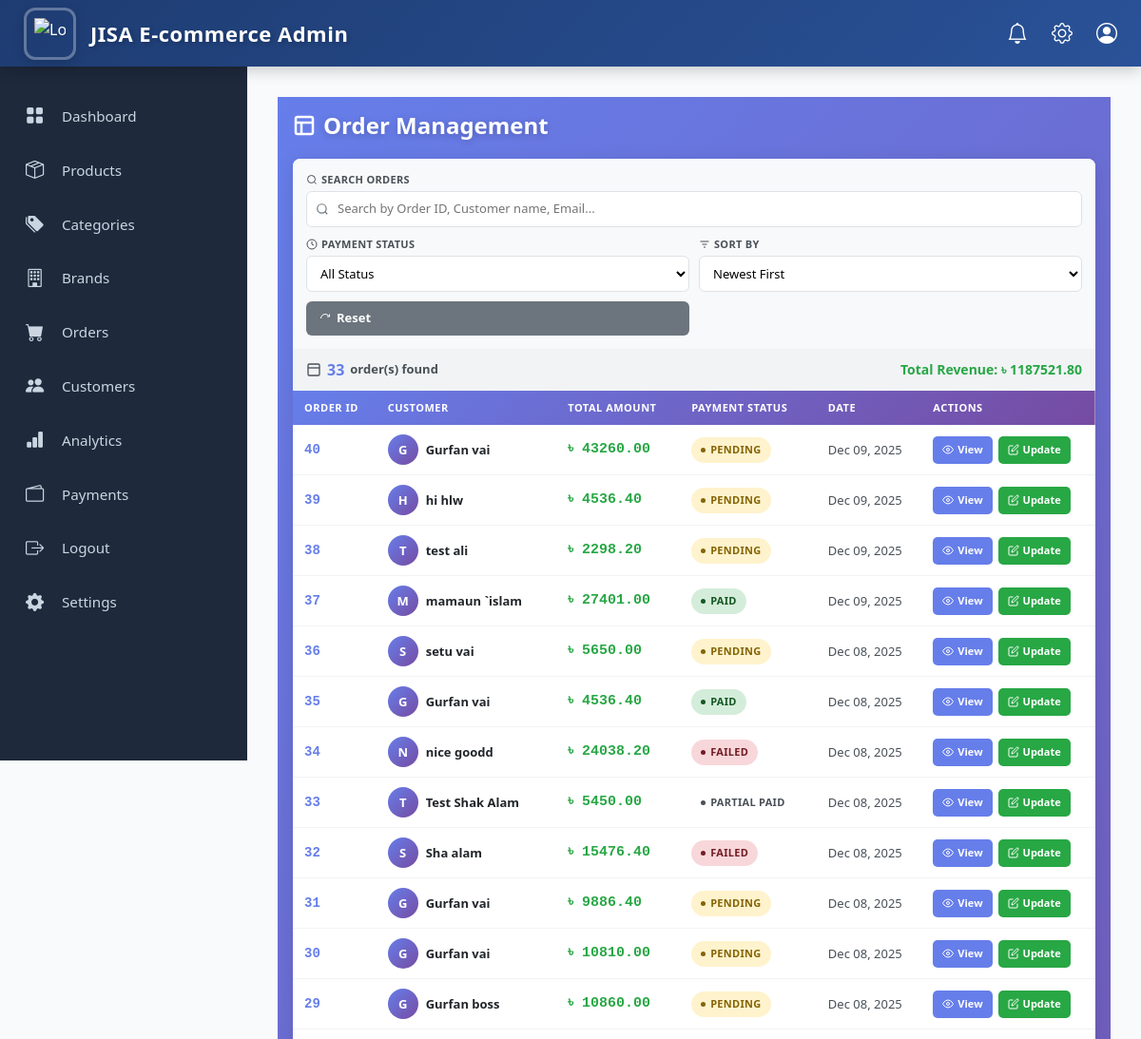
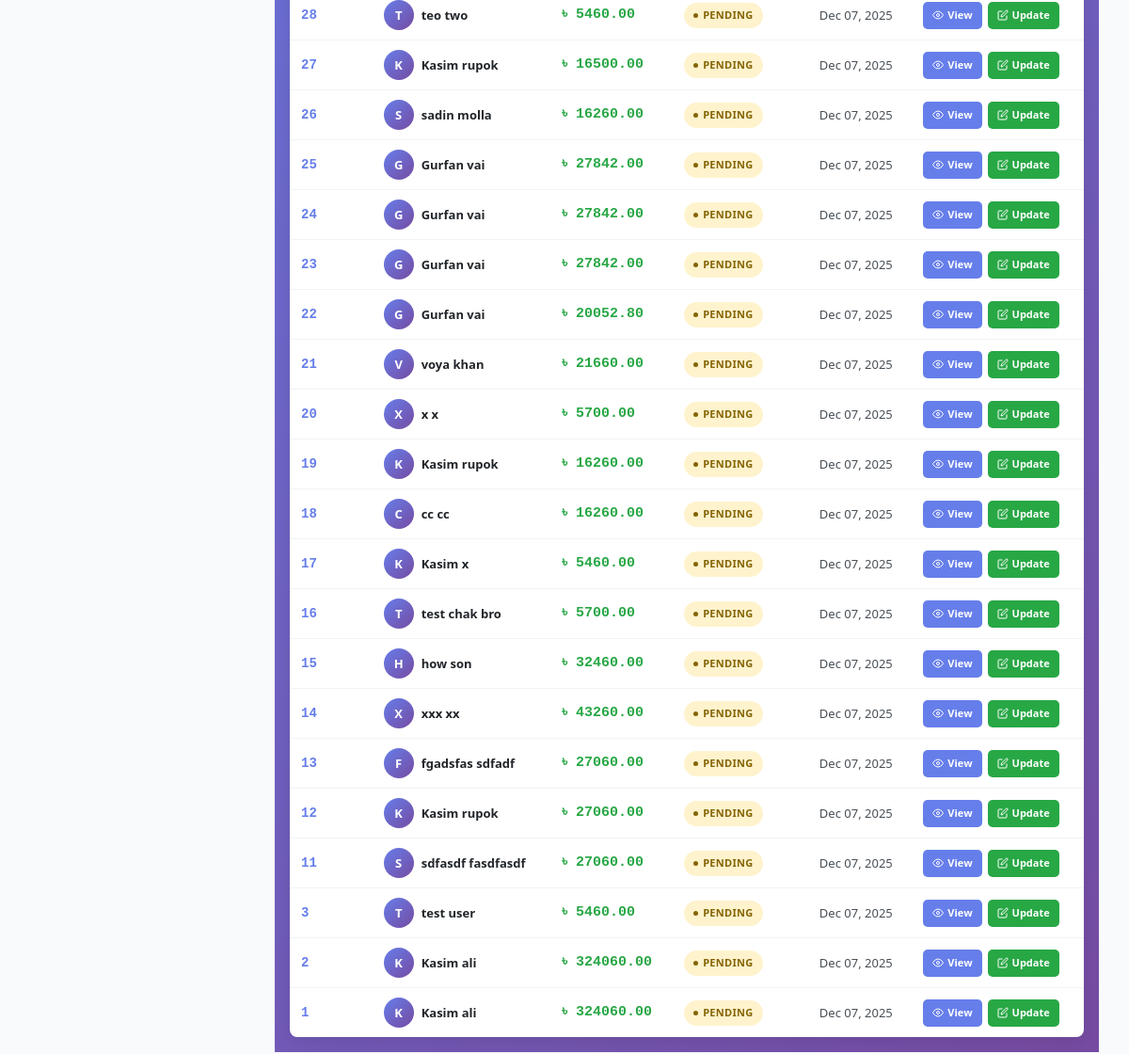
The page /adminpanel/orders/ (signed in) on the database its author committed (2 pictures, top to bottom).
### core/models.py (models this page shows, shortened)
class Order(models.Model):
    user = models.ForeignKey(settings.AUTH_USER_MODEL,on_delete=models.SET_NULL,null=True, blank=True )
    first_name = models.CharField(max_length=100)
    last_name = models.CharField(max_length=100)
    address = models.TextField()
    mobile = models.CharField(max_length=20)
    email = models.EmailField()
    upazila = models.CharField(max_length=100)
    district = models.CharField(max_length=100)
    comment = models.TextField(blank=True, null=True)
    delivery_method = models.CharField(max_length=50)
    delivery_charge = models.FloatField(default=0)
    payment_method = models.CharField(max_length=50)
    payment_status = models.CharField(
        max_length=20,
        choices=(
            ("pending", "Pending"),
            ("paid", "Paid"),
            ("failed", "Failed"),
            ("partial paid", "partial Paid"),
        ),
        default="pending"
    )
    payment_transaction_id = models.CharField(max_length=100, blank=True, null=True)
    amount_paid = models.FloatField(default=0)  # How much customer has paid
    subtotal = models.FloatField()
    discount = models.FloatField(default=0)
    total = models.FloatField()
    created_at = models.DateTimeField(auto_now_add=True)

### admin_panel/views.py (the view, shortened to what this page needs)
# urls.py: path("orders/", views.admin_order_list, name="admin_order_list"),
@superuser_required
def admin_order_list(request):
    orders = Order.objects.select_related('user').prefetch_related('items').all()
    search_query = request.GET.get('search', '').strip()
    status_filter = request.GET.get('status', '').strip()
    if status_filter:
        orders = orders.filter(payment_status=status_filter)
    sort_by = request.GET.get('sort', '-created_at')
    valid_sorts = ['-created_at', 'created_at', '-total', 'total', '-id', 'id']
    if sort_by in valid_sorts:
        orders = orders.order_by(sort_by)
    else:
        orders = orders.order_by('-created_at')
    total_revenue = orders.aggregate(Sum('total'))['total__sum'] or 0
    context = {
        'orders': orders,
        'total_revenue': total_revenue,
    }
    return render(request, 'order/admin_order_list.html', context)

### admin_panel/views.py (called while the page is built)
def superuser_required(view_func):
    return user_passes_test(lambda u: u.is_superuser)(view_func)

### core/context_processors.py (called while the page is built)
def categories_menu(request):
    categories = Category.objects.filter(parent__isnull=True).prefetch_related('children')
    return {'menu_categories': categories}

### admin_panel/templates/order/admin_order_list.html (shortened to what this page needs)
{% extends 'admin-base.html' %}
{% block content %}
<div class="orders-container">
  <div class="orders-header">
    <h2 class="orders-title">
      <svg width="24" height="24" viewBox="0 0 24 24" fill="none" stroke="currentColor" stroke-width="2.5">
        <rect x="3" y="3" width="18" height="18" rx="2"/>
        <path d="M3 9h18M9 21V9"/>
      </svg>
      Order Management
    </h2>
  </div>
  <div class="orders-card">
    <div class="filters-section">
      <form method="get" id="filterForm">
        <div class="filters-grid">
          <div class="filter-group">
            <label class="filter-label">
              <svg width="12" height="12" viewBox="0 0 24 24" fill="none" stroke="currentColor" stroke-width="2">
                <circle cx="11" cy="11" r="8"/>
                <path d="m21 21-4.35-4.35"/>
              </svg>
              Search Orders
            </label>
            <div class="search-wrapper">
              <input type="text" name="search" class="search-input" placeholder="Search by Order ID, Customer name, Email..." value="{{ request.GET.search }}">
            </div>
          </div>
          <div class="filter-group">
            <label class="filter-label">
              <svg width="12" height="12" viewBox="0 0 24 24" fill="none" stroke="currentColor" stroke-width="2">
                <circle cx="12" cy="12" r="10"/>
                <path d="M12 6v6l4 2"/>
              </svg>
              Payment Status
            </label>
            <select name="status" class="filter-select" onchange="document.getElementById('filterForm').submit()">
              <option value="">All Status</option>
            </select>
          </div>
          <div class="filter-group">
            <label class="filter-label">
              <svg width="12" height="12" viewBox="0 0 24 24" fill="none" stroke="currentColor" stroke-width="2">
                <path d="M3 6h18M7 12h10M10 18h4"/>
              </svg>
              Sort By
            </label>
            <select name="sort" class="filter-select" onchange="document.getElementById('filterForm').submit()">
              <option value="-created_at" {% if request.GET.sort == '-created_at' or not request.GET.sort %}selected{% endif %}>Newest First</option>
            </select>
          </div>
          <button type="button" class="btn-reset" onclick="window.location.href='{{ request.path }}'">
            <svg width="12" height="12" viewBox="0 0 24 24" fill="none" stroke="currentColor" stroke-width="2">
              <path d="M3 12a9 9 0 0 1 9-9 9.75 9.75 0 0 1 6.74 2.74L21 8"/>
              <path d="M21 3v5h-5"/>
            </svg>
            Reset
          </button>
        </div>
      </form>
    </div>
    <div class="stats-bar">
      <span class="total-orders">
        <svg width="16" height="16" viewBox="0 0 24 24" fill="none" stroke="currentColor" stroke-width="2" style="display: inline; vertical-align: middle;">
          <rect x="3" y="3" width="18" height="18" rx="2"/>
          <path d="M3 9h18"/>
        </svg>
        <strong>{{ orders.count }}</strong> order(s) found
      </span>
      <span class="total-revenue">
        Total Revenue: ৳ {{ total_revenue|floatformat:2 }}
      </span>
    </div>
    <div class="table-wrapper">
      {% if orders %}
      <table class="orders-table">
        <thead>
          <tr>
            <th>Order ID</th>
            <th>Customer</th>
            <th>Total Amount</th>
            <th>Payment Status</th>
            <th>Date</th>
            <th>Actions</th>
          </tr>
        </thead>
        <tbody>
          {% for order in orders %}
          <tr>
            <td>
              <span class="order-id">{{ order.id }}</span>
            </td>
            <td>
              <div class="user-info">
                <div class="user-avatar">
                  {{ order.first_name|slice:":1"|upper }}
                </div>
                <span class="user-name">{{ order.first_name }} {{ order.last_name }}</span>
              </div>
            </td>
            <td>
              <span class="price-badge">৳ {{ order.total|floatformat:2 }}</span>
            </td>
            <td>
              <span class="status-badge status-{{ order.payment_status|lower|cut:' ' }}">
                <span class="status-dot"></span>
                {{ order.payment_status|title }}
              </span>
            </td>
            <td>{{ order.created_at|date:"M d, Y" }}</td>
            <td>
              <div class="actions-cell">
                <a href="{% url 'admin_order_detail' order.id %}" class="btn-action btn-view">
                  <svg width="12" height="12" viewBox="0 0 24 24" fill="none" stroke="currentColor" stroke-width="2">
                    <path d="M1 12s4-8 11-8 11 8 11 8-4 8-11 8-11-8-11-8z"/>
                    <circle cx="12" cy="12" r="3"/>
                  </svg>
                  View
                </a>
                <a href="{% url 'admin_update_payment' order.id %}" class="btn-action btn-update">
                  <svg width="12" height="12" viewBox="0 0 24 24" fill="none" stroke="currentColor" stroke-width="2">
                    <path d="M11 4H4a2 2 0 0 0-2 2v14a2 2 0 0 0 2 2h14a2 2 0 0 0 2-2v-7"/>
                    <path d="M18.5 2.5a2.121 2.121 0 0 1 3 3L12 15l-4 1 1-4 9.5-9.5z"/>
                  </svg>
                  Update
                </a>
              </div>
            </td>
          </tr>
          {% endfor %}
        </tbody>
      </table>
      {% else %}
      <div class="no-orders">
        <div class="no-orders-icon">📦</div>
        <h3>No Orders Found</h3>
        <p>Try adjusting your filters or search criteria to find orders</p>
      </div>
      {% endif %}
    </div>
  </div>
</div>
{% endblock %}

### admin_panel/templates/order/admin_order_list.html (style rules this page uses)
* .orders-container { padding: 1rem; background: linear-gradient(135deg, #667eea 0%, #764ba2 100%); min-height: 100vh; }
.orders-header { display: flex; justify-content: space-between; align-items: center; margin-bottom: 0.75rem; }
.orders-title { color: white; font-size: 1.5rem; font-weight: 700; display: flex; align-items: center; gap: 0.5rem; text-shadow: 0 2px 8px rgba(0,0,0,0.2); }
.orders-card { background: white; border-radius: 8px; box-shadow: 0 4px 20px rgba(0,0,0,0.1); overflow: hidden; }
.filters-section { padding: 0.875rem; background: #f8f9fa; }
.filters-grid { display: grid; grid-template-columns: 2fr 1fr 1fr auto; gap: 0.625rem; align-items: end; }
.filter-group { display: flex; flex-direction: column; gap: 0.25rem; }
.filter-label { font-size: 0.688rem; font-weight: 600; color: #495057; display: flex; align-items: center; gap: 0.25rem; text-transform: uppercase; letter-spacing: 0.3px; }
.search-wrapper { position: relative; }
.search-input { width: 100%; padding: 0.5rem 0.75rem 0.5rem 2rem; border: 1px solid #dee2e6; border-radius: 6px; font-size: 0.813rem; transition: all 0.2s ease; background: white; }
.filter-select { padding: 0.5rem 0.625rem; border: 1px solid #dee2e6; border-radius: 6px; font-size: 0.813rem; background: white; cursor: pointer; transition: all 0.2s ease; font-weight: 500; }
.btn-reset { padding: 0.5rem 0.875rem; background: #6c757d; color: white; border: none; border-radius: 6px; font-weight: 600; cursor: pointer; transition: all 0.2s ease; display: flex; align-items: center; gap: 0.375rem; font-size: 0.813rem; }
.stats-bar { padding: 0.625rem 0.875rem; background: #f1f3f5; display: flex; justify-content: space-between; align-items: center; font-size: 0.813rem; color: #495057; font-weight: 600; }
.total-orders { display: flex; align-items: center; gap: 0.375rem; }
.total-orders strong { color: #667eea; font-size: 1rem; }
.total-revenue { display: flex; align-items: center; gap: 0.25rem; color: #28a745; font-weight: 700; font-size: 0.875rem; }
.table-wrapper { overflow-x: auto; }
.orders-table { width: 100%; border-collapse: collapse; }
.orders-table thead { background: linear-gradient(135deg, #667eea, #764ba2); color: white; }
.orders-table th { padding: 0.625rem 0.75rem; text-align: left; font-weight: 600; font-size: 0.688rem; text-transform: uppercase; letter-spacing: 0.5px; white-space: nowrap; }
.orders-table tbody tr { border-bottom: 1px solid #f1f3f5; transition: background 0.15s ease; }
.orders-table tbody tr:last-child { border-bottom: none; }
.orders-table td { padding: 0.625rem 0.75rem; color: #495057; white-space: nowrap; font-size: 0.813rem; }
.order-id { font-weight: 700; color: #667eea; font-size: 0.875rem; font-family: 'Courier New', monospace; }
.user-info { display: flex; align-items: center; gap: 0.5rem; }
.user-avatar { width: 32px; height: 32px; border-radius: 50%; background: linear-gradient(135deg, #667eea, #764ba2); display: flex; align-items: center; justify-content: center; color: white; font-weight: 700; font-size: 0.813rem; flex-shrink: 0; }
.user-name { font-weight: 600; color: #212529; font-size: 0.813rem; }
.price-badge { font-size: 0.938rem; font-weight: 700; color: #28a745; font-family: 'Courier New', monospace; }
.status-badge { padding: 0.313rem 0.625rem; border-radius: 16px; font-size: 0.688rem; font-weight: 600; display: inline-flex; align-items: center; gap: 0.313rem; text-transform: uppercase; letter-spacing: 0.3px; }
.status-pending { background: #fff3cd; color: #856404; }
.status-paid { background: #d4edda; color: #155724; }
.status-failed { background: #f8d7da; color: #721c24; }
.status-dot { width: 5px; height: 5px; border-radius: 50%; background: currentColor; animation: pulse 2s infinite; }
.actions-cell { display: flex; gap: 0.375rem; }
.btn-action { padding: 0.375rem 0.625rem; border-radius: 5px; text-decoration: none; font-size: 0.688rem; font-weight: 600; transition: all 0.15s ease; display: inline-flex; align-items: center; gap: 0.25rem; border: none; cursor: pointer; }
.btn-view { background: #667eea; color: white; }
.btn-update { background: #28a745; color: white; }
@media (max-width: 1200px) { .filters-grid { grid-template-columns: 1fr 1fr; } }
@media (max-width: 1200px) { .filter-group:first-child { grid-column: 1 / -1; } }

### rows shown on the page
Order: id "40", first_name "G", first_name "Gurfan", last_name "vai", total "43260.00", payment_status "PENDING", created_at "Dec 09, 2025"
Order: id "39", first_name "H", first_name "hi", last_name "hlw", total "4536.40", payment_status "PENDING", created_at "Dec 09, 2025"
Order: id "38", first_name "T", first_name "test", last_name "ali", total "2298.20", payment_status "PENDING", created_at "Dec 09, 2025"
Order: id "37", first_name "M", first_name "mamaun", last_name "`islam", total "27401.00", payment_status "PAID", created_at "Dec 09, 2025"
Order: id "36", first_name "S", first_name "setu", last_name "vai", total "5650.00", payment_status "PENDING", created_at "Dec 08, 2025"
Order: id "35", first_name "G", first_name "Gurfan", last_name "vai", total "4536.40", payment_status "PAID", created_at "Dec 08, 2025"
Order: id "34", first_name "N", first_name "nice", last_name "goodd", total "24038.20", payment_status "FAILED", created_at "Dec 08, 2025"
Order: id "33", first_name "T", first_name "Test Shak", last_name "Alam", total "5450.00", payment_status "PARTIAL PAID", created_at "Dec 08, 2025"
Order: id "32", first_name "S", first_name "Sha", last_name "alam", total "15476.40", payment_status "FAILED", created_at "Dec 08, 2025"
Order: id "31", first_name "G", first_name "Gurfan", last_name "vai", total "9886.40", payment_status "PENDING", created_at "Dec 08, 2025"
Order: id "30", first_name "G", first_name "Gurfan", last_name "vai", total "10810.00", payment_status "PENDING", created_at "Dec 08, 2025"
Order: id "29", first_name "G", first_name "Gurfan", last_name "boss", total "10860.00", payment_status "PENDING", created_at "Dec 08, 2025"
Order: id "28", first_name "T", first_name "teo", last_name "two", total "5460.00", payment_status "PENDING", created_at "Dec 07, 2025"
Order: id "27", first_name "K", first_name "Kasim", last_name "rupok", total "16500.00", payment_status "PENDING", created_at "Dec 07, 2025"
Order: id "26", first_name "S", first_name "sadin", last_name "molla", total "16260.00", payment_status "PENDING", created_at "Dec 07, 2025"
Order: id "25", first_name "G", first_name "Gurfan", last_name "vai", total "27842.00", payment_status "PENDING", created_at "Dec 07, 2025"
Order: id "24", first_name "G", first_name "Gurfan", last_name "vai", total "27842.00", payment_status "PENDING", created_at "Dec 07, 2025"
Order: id "23", first_name "G", first_name "Gurfan", last_name "vai", total "27842.00", payment_status "PENDING", created_at "Dec 07, 2025"
Order: id "22", first_name "G", first_name "Gurfan", last_name "vai", total "20052.80", payment_status "PENDING", created_at "Dec 07, 2025"
Order: id "21", first_name "V", first_name "voya", last_name "khan", total "21660.00", payment_status "PENDING", created_at "Dec 07, 2025"
Order: id "20", first_name "X", first_name "x", last_name "x", total "5700.00", payment_status "PENDING", created_at "Dec 07, 2025"
Order: id "19", first_name "K", first_name "Kasim", last_name "rupok", total "16260.00", payment_status "PENDING", created_at "Dec 07, 2025"
Order: id "18", first_name "C", first_name "cc", last_name "cc", total "16260.00", payment_status "PENDING", created_at "Dec 07, 2025"
Order: id "17", first_name "K", first_name "Kasim", last_name "x", total "5460.00", payment_status "PENDING", created_at "Dec 07, 2025"
Order: id "16", first_name "T", first_name "test chak", last_name "bro", total "5700.00", payment_status "PENDING", created_at "Dec 07, 2025"
Order: id "15", first_name "H", first_name "how", last_name "son", total "32460.00", payment_status "PENDING", created_at "Dec 07, 2025"
Order: id "14", first_name "X", first_name "xxx", last_name "xx", total "43260.00", payment_status "PENDING", created_at "Dec 07, 2025"
Order: id "13", first_name "F", first_name "fgadsfas", last_name "sdfadf", total "27060.00", payment_status "PENDING", created_at "Dec 07, 2025"
Order: id "12", first_name "K", first_name "Kasim", last_name "rupok", total "27060.00", payment_status "PENDING", created_at "Dec 07, 2025"
Order: id "11", first_name "S", first_name "sdfasdf", last_name "fasdfasdf", total "27060.00", payment_status "PENDING", created_at "Dec 07, 2025"
Order: id "3", first_name "T", first_name "test", last_name "user", total "5460.00", payment_status "PENDING", created_at "Dec 07, 2025"
Order: id "2", first_name "K", first_name "Kasim", last_name "ali", total "324060.00", payment_status "PENDING", created_at "Dec 07, 2025"
Order: id "1", first_name "K", first_name "Kasim", last_name "ali", total "324060.00", payment_status "PENDING", created_at "Dec 07, 2025"

### other values the page prints
{{ orders.count }} "33"
{{ total_revenue|floatformat:2 }} "1187521.80"
